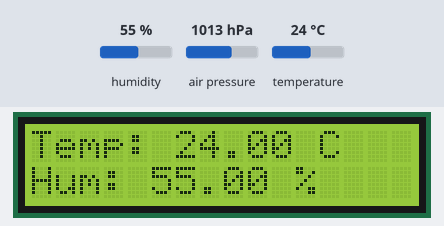
A sketch run on a simulated Arduino Uno, built with avr-gcc and run on an emulated ATmega328P. On the bench: 16×2 character LCD. The inputs (shaded band) are chosen by the test bench; at power-on: humidity 55 %, temperature 24 °C, air pressure 1013 hPa. What the sketch prints to the serial monitor is not drawn.

Above: at 1.2 s.
1.3 s: humidity set to 22 %
At 2.7 s:
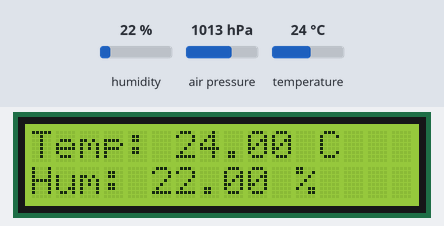
4.0 s: temperature set to 12 °C
At 5.4 s:
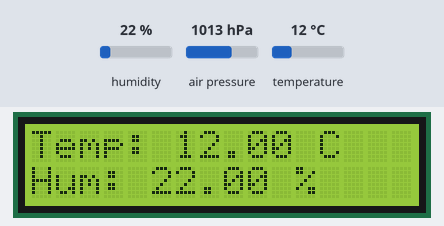
6.7 s: humidity set to 40 %
At 9.4 s:
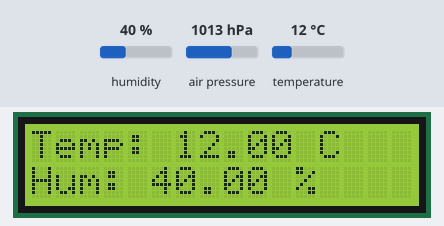
9.7 s: temperature set to 19 °C
At 11.0 s:
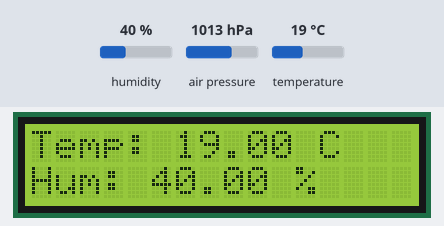
Timing chart, 0 to 12.7 s (numbered marks = the images above; inputs shaded):
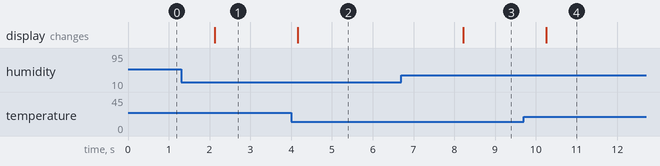

Measured:
- after the input at 1.3 s, the display: changes after 0.83 s (image 1)
- after the input at 4.0 s, the display: changes after 0.16 s (image 2)
- after the input at 6.7 s, the display: changes after 1.5 s (image 3)
- after the input at 9.7 s, the display: changes after 0.55 s (image 4)

The sketch:

WeatherStationwithDisplay.ino
```cpp
#include <Wire.h>
#include <Adafruit_Sensor.h>
#include <Adafruit_BME280.h>
#include <LiquidCrystal_I2C.h>

#define SEALEVELPRESSURE_HPA (1013.25)
Adafruit_BME280 bme;
LiquidCrystal_I2C lcd(0x27, 16, 2);

void setup() {
  Serial.begin(9600);
  lcd.begin(16, 2);
  if (!bme.begin(0x76)) {
    Serial.println("Could not find a valid BME280 sensor, check wiring!");
    while (1);
  }
}

void loop() {
  float temperature = bme.readTemperature();
  float humidity = bme.readHumidity();
  float pressure = bme.readPressure() / 100.0F;

  lcd.setCursor(0, 0);
  lcd.print("Temp: ");
  lcd.print(temperature);
  lcd.print(" C");

  lcd.setCursor(0, 1);
  lcd.print("Hum: ");
  lcd.print(humidity);
  lcd.print(" %");

  Serial.print("Temperature = ");
  Serial.print(temperature);
  Serial.println(" *C");

  Serial.print("Humidity = ");
  Serial.print(humidity);
  Serial.println(" %");

  Serial.print("Pressure = ");
  Serial.print(pressure);
  Serial.println(" hPa");

  delay(2000);
}
```
